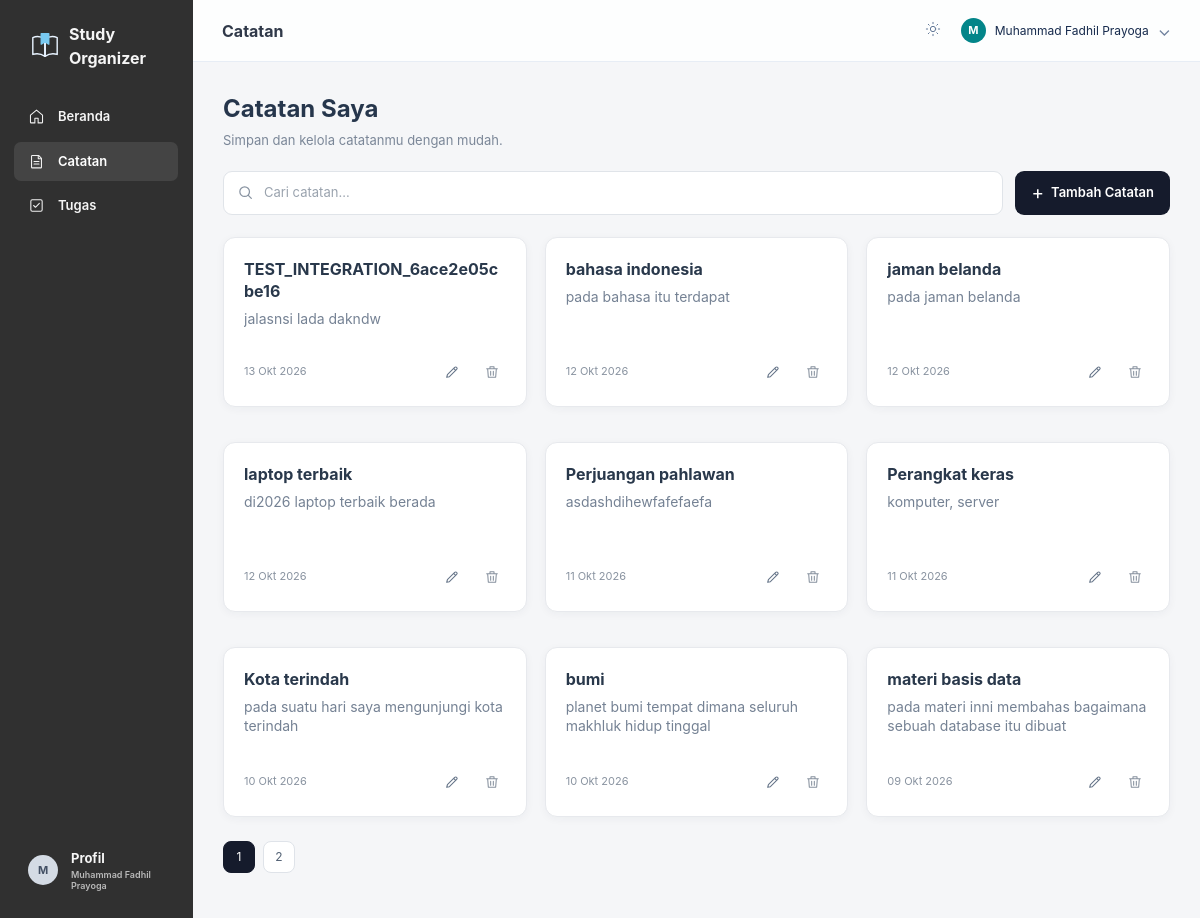
The app's page /index.php (signed in) with its own data.
### tables this page shows
CREATE TABLE `notes` (
  `id` int(11) NOT NULL AUTO_INCREMENT,
  `user_id` int(11) NOT NULL,
  `title` varchar(100) NOT NULL,
  `content` text NOT NULL,
  `created_at` timestamp NULL DEFAULT current_timestamp(),
  `updated_at` timestamp NULL DEFAULT NULL,
  PRIMARY KEY (`id`),
  KEY `user_id` (`user_id`),
  CONSTRAINT `notes_ibfk_1` FOREIGN KEY (`user_id`) REFERENCES `users` (`id`) ON DELETE CASCADE
);

### includes/date_helpers.php (called while the page is built, shortened)
<?php
function formatTanggalIndonesia(string $value): string
{
    $date = new DateTimeImmutable($value);
    $months = [1 => 'Jan', 'Feb', 'Mar', 'Apr', 'Mei', 'Jun', 'Jul', 'Agu', 'Sep', 'Okt', 'Nov', 'Des'];
    return $date->format('d') . ' ' . $months[(int) $date->format('n')] . ' ' . $date->format('Y');
}

### index.php (the view, shortened to what this page needs)
<?php
require 'includes/db_koneksi.php';
require 'includes/date_helpers.php';
$per_halaman = 9;
$halaman = isset($_GET['halaman']) ? (int) $_GET['halaman'] : 1;
$searchTerm = trim($_GET['cari'] ?? '');
$hasSearch = $searchTerm !== '';
$offset = ($halaman - 1) * $per_halaman;
if ($hasSearch) {
    $keyword = '%' . $searchTerm . '%';
    $stmt = mysqli_prepare($koneksi, "SELECT * FROM notes WHERE user_id = ? AND title LIKE ? ORDER BY created_at DESC, id DESC LIMIT ? OFFSET ?");
    mysqli_stmt_bind_param($stmt, "isii", $_SESSION['user_id'], $keyword, $per_halaman, $offset);
    mysqli_stmt_execute($stmt);
    $hasil = mysqli_stmt_get_result($stmt);
    $stmtTotal = mysqli_prepare($koneksi, "SELECT COUNT(*) as total FROM notes WHERE user_id = ? AND title LIKE ?");
    mysqli_stmt_bind_param($stmtTotal, "is", $_SESSION['user_id'], $keyword);
} else {
    $stmt = mysqli_prepare($koneksi, "SELECT * FROM notes WHERE user_id = ? ORDER BY created_at DESC, id DESC LIMIT ? OFFSET ?");
    mysqli_stmt_bind_param($stmt, "iii", $_SESSION['user_id'], $per_halaman, $offset);
    mysqli_stmt_execute($stmt);
    $hasil = mysqli_stmt_get_result($stmt);
    $stmtTotal = mysqli_prepare($koneksi, "SELECT COUNT(*) as total FROM notes WHERE user_id = ?");
    mysqli_stmt_bind_param($stmtTotal, "i", $_SESSION['user_id']);
}
mysqli_stmt_execute($stmtTotal);
$hasilTotal = mysqli_stmt_get_result($stmtTotal);
$totalCatatan = mysqli_fetch_assoc($hasilTotal)['total'];
$totalHalaman = ceil($totalCatatan / $per_halaman);
?>
<?php include 'includes/header.php'; ?>
<div class="notes-page">
    <section class="notes-page-header">
        <div class="notes-title">
            <div>
                <h1>Catatan Saya</h1>
                <p>Simpan dan kelola catatanmu dengan mudah.</p>
            </div>
        </div>
        <div class="notes-toolbar">
            <form class="search-form" action="index.php" method="GET" role="search">
                <svg class="search-icon" viewBox="0 0 24 24" aria-hidden="true"><circle cx="10.8" cy="10.8" r="6.8"/><path d="m16 16 4.2 4.2"/></svg>
                <input type="text" name="cari" aria-label="Cari catatan" placeholder="Cari catatan..." value="<?= htmlspecialchars($searchTerm) ?>">
            </form>
            <a class="btn-tambah add-note-button" href="tambah.php"><span aria-hidden="true">+</span> Tambah Catatan</a>
        </div>
    </section>
    <div class="notes-list">
        <?php if (mysqli_num_rows($hasil) === 0): ?>
            <div class="empty-notes">
                <strong>Catatan tidak ditemukan</strong>
                <span>Coba gunakan kata kunci lain atau kembali ke semua catatan.</span>
                <?php if ($hasSearch): ?><a href="index.php">Lihat Semua Catatan</a><?php endif; ?>
            </div>
        <?php else: while ($row = mysqli_fetch_assoc($hasil)): ?>
            <article class="note-row">
                <a class="note-main" title="<?= htmlspecialchars($row['title'], ENT_QUOTES, 'UTF-8') ?>" href="detail.php?id=<?= htmlspecialchars((string) $row['id'], ENT_QUOTES, 'UTF-8') ?>">
                    <strong><?= htmlspecialchars($row['title']) ?></strong>
                    <span><?= htmlspecialchars($row['content']) ?></span>
                </a>
                <div class="note-card-footer">
                <time datetime="<?= htmlspecialchars(date('Y-m-d', strtotime($row['created_at'])), ENT_QUOTES, 'UTF-8') ?>"><?= htmlspecialchars(formatTanggalIndonesia($row['created_at']), ENT_QUOTES, 'UTF-8') ?></time>
                    <span class="note-actions">
                        <a href="edit.php?id=<?= htmlspecialchars((string) $row['id'], ENT_QUOTES, 'UTF-8') ?>" aria-label="Edit <?= htmlspecialchars($row['title']) ?>">
                            <svg viewBox="0 0 24 24" aria-hidden="true"><path d="m14.5 6.5 3 3M4 20l4.1-.9L19 8.2a2.1 2.1 0 0 0-3-3L5.1 16.1 4 20Z"/></svg>
                        </a>
                        <a class="delete-action note-delete-trigger" href="hapus.php?id=<?= htmlspecialchars((string) $row['id'], ENT_QUOTES, 'UTF-8') ?>" aria-label="Hapus <?= htmlspecialchars($row['title'], ENT_QUOTES, 'UTF-8') ?>" aria-haspopup="dialog" aria-controls="note-delete-modal" data-note-title="<?= htmlspecialchars($row['title'], ENT_QUOTES, 'UTF-8') ?>">
                            <svg viewBox="0 0 24 24" aria-hidden="true"><path d="M4 7h16M10 11v6m4-6v6M5.5 7l1 13h11l1-13M9 7V4h6v3"/></svg>
                        </a>
                    </span>
                </div>
            </article>
        <?php endwhile; endif; ?>
    </div>
    <?php if ($totalHalaman > 1): ?><div class="pagination">
        <?php for ($i = 1; $i <= $totalHalaman; $i++): ?>
            <a href="index.php?halaman=<?= $i ?><?= $hasSearch ? '&cari=' . urlencode($searchTerm) : '' ?>"
               class="<?= $i == $halaman ? 'active' : '' ?>">
                <?= $i ?>
            </a>
        <?php endfor; ?>
    </div><?php endif; ?>
</div>
<?php include 'includes/footer.php'; ?>

### includes/header.php (shortened to what this page needs)
<?php
$currentPage = basename($_SERVER['PHP_SELF']);
$sessionDisplayName = trim((string) ($_SESSION['nama'] ?? ''));
$sessionDisplayName = ucwords(strtolower($sessionDisplayName));
$sessionInitial = strtoupper(substr($sessionDisplayName, 0, 1));
?>
<!DOCTYPE html>
<html lang="id">
<head>
    <link rel="stylesheet" href="assets/style.css">
</head>
<body class="<?= in_array($currentPage, ['login.php','register.php']) ? 'login-view' : ($currentPage === 'dashboard.php' ? 'dashboard-view' : (in_array($currentPage, ['index.php', 'detail.php', 'edit.php'], true) ? 'notes-view' . ($currentPage === 'detail.php' ? ' detail-view' : ($currentPage === 'edit.php' ? ' edit-view' : '')) : '')) ?>">
<div class="app-shell">
    <aside class="sidebar">
        <a class="brand" href="dashboard.php" aria-label="Study Organizer">
            <span class="brand-mark" aria-hidden="true">
            </span>
            <span>Study <strong>Organizer</strong></span>
        </a>
        <nav class="main-nav" aria-label="Navigasi utama">
            <a class="<?= $currentPage === 'dashboard.php' ? 'active' : '' ?>" href="dashboard.php">
                <span class="nav-icon" aria-hidden="true"><svg viewBox="0 0 24 24"><path d="m3.5 10 8.5-7 8.5 7v10a1 1 0 0 1-1 1h-5.2v-6.5h-4.6V21H4.5a1 1 0 0 1-1-1V10Z"/></svg></span>
                <span class="nav-label">Beranda</span>
            </a>
            <a class="<?= in_array($currentPage, ['index.php', 'detail.php'], true) ? 'active' : '' ?>" href="index.php">
                <span class="nav-icon" aria-hidden="true"><svg viewBox="0 0 24 24"><path d="M7 3.5h8l4 4V20a1 1 0 0 1-1 1H6a1 1 0 0 1-1-1V4.5a1 1 0 0 1 1-1Z"/><path d="M14.5 4v4h4M8.5 12h7M8.5 15.5h7"/></svg></span>
                <span class="nav-label">Catatan</span>
            </a>
            <a class="<?= $currentPage === 'tugas.php' ? 'active' : '' ?>" href="tugas.php">
                <span class="nav-icon" aria-hidden="true"><svg viewBox="0 0 24 24"><rect x="4" y="4" width="16" height="16" rx="2"/><path d="m8 12 2.5 2.5L16 9"/></svg></span>
                <span class="nav-label">Tugas</span>
            </a>
            <a class="<?= $currentPage === 'profil.php' ? 'active' : '' ?>" href="profil.php">
                <?php if (in_array($currentPage, ['dashboard.php', 'index.php', 'detail.php', 'edit.php'], true)): ?>
                    <span class="profile-avatar" aria-hidden="true"><?= htmlspecialchars($sessionInitial) ?></span>
                    <span class="nav-profile-copy"><span class="nav-label">Profil</span><small><?= htmlspecialchars($sessionDisplayName) ?></small></span>
                <?php endif; ?>
            </a>
        </nav>
    </aside>
    <main class="main-content">
        <header class="topbar">
            <?php if ($currentPage === 'dashboard.php'): ?>
                <h1 class="dashboard-topbar-title">Dashboard</h1>
            <?php elseif ($currentPage === 'index.php'): ?>
                <h1 class="notes-topbar-title">Catatan</h1>
            <?php elseif ($currentPage === 'detail.php'): ?>
                <h1 class="notes-topbar-title">Catatan</h1>
            <?php elseif ($currentPage === 'edit.php'): ?>
                <h1 class="notes-topbar-title">Catatan</h1>
            <?php endif; ?>
            <div class="topbar-actions">
                <button class="theme-button" type="button" aria-label="Ubah tema"></button>
                <span class="avatar" aria-hidden="true"><?= htmlspecialchars($sessionInitial) ?></span>
                <span class="user-name"><?= htmlspecialchars($sessionDisplayName) ?></span>
                <?php if ($currentPage !== 'dashboard.php'): ?>
                    <span class="chevron">⌄</span>
                <?php endif; ?>
            </div>
        </header>
        <div class="page-content <?= $currentPage === 'dashboard.php' ? 'dashboard-content' : '' ?>">

### includes/footer.php
        </div>
    </main>
</div>
</body>
</html>

### records on screen
notes: title "TEST_INTEGRATION_6ace2e05cbe16", content "jalasnsi lada dakndw", created_at "13 Okt 2026"
notes: title "bahasa indonesia", content "pada bahasa itu terdapat", created_at "12 Okt 2026"
notes: title "jaman belanda", content "pada jaman belanda", created_at "12 Okt 2026"
notes: title "laptop terbaik", content "di2026 laptop terbaik berada", created_at "12 Okt 2026"
notes: title "Perjuangan pahlawan", content "asdashdihewfafefaefa", created_at "11 Okt 2026"
notes: title "Perangkat keras", content "komputer, server", created_at "11 Okt 2026"
notes: title "Kota terindah", content "pada suatu hari saya mengunjungi kota terindah", created_at "10 Okt 2026"
notes: title "bumi", content "planet bumi tempat dimana seluruh makhluk hidup tinggal", created_at "10 Okt 2026"
notes: title "materi basis data", content "pada materi inni membahas bagaimana sebuah database itu dibuat", created_at "09 Okt 2026"

### other values on screen
$sessionInitial "M"
$sessionDisplayName "Muhammad Fadhil Prayoga"
